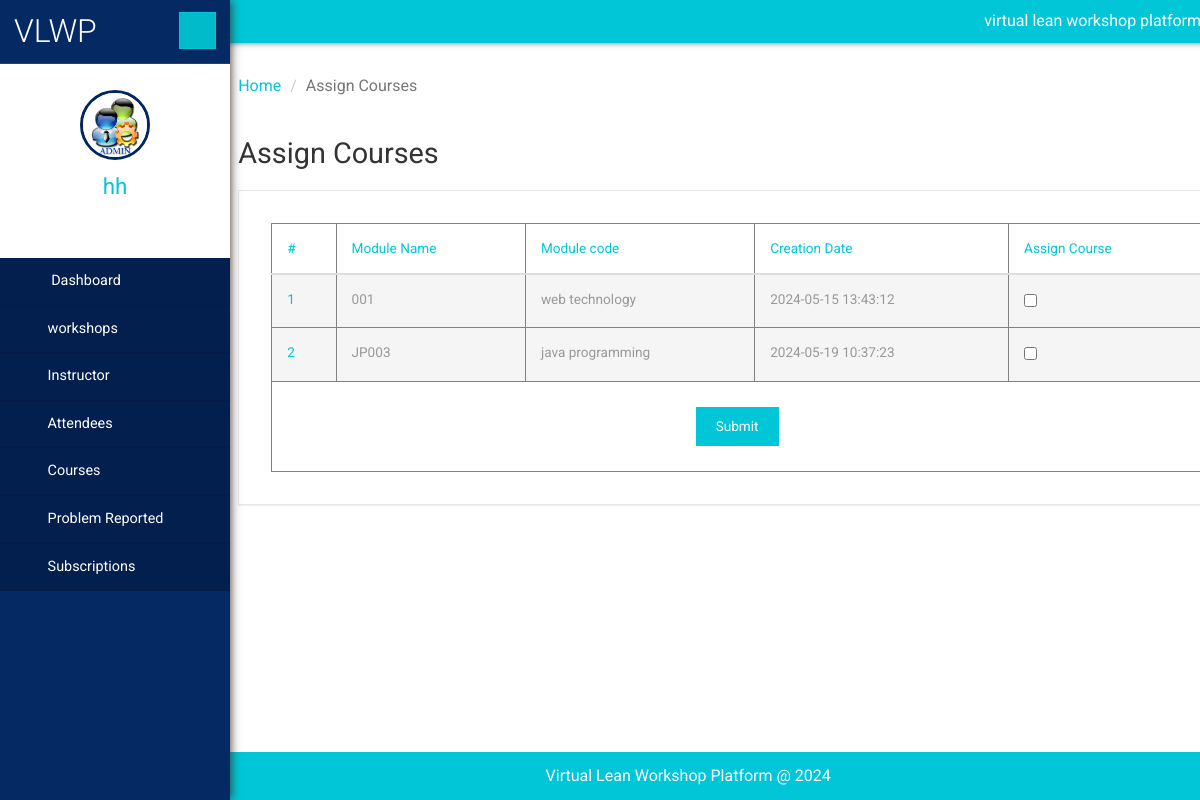
Screenshot of /admin/assignModules2.php (signed in) with the database file from the repository.
### tables this page shows
CREATE TABLE `modules` (
  `ModuleID` int(11) NOT NULL,
  `Course_name` varchar(50) DEFAULT NULL,
  `Course_code` varchar(6) DEFAULT NULL,
  `created_at` timestamp NOT NULL DEFAULT current_timestamp(),
  `updated_at` timestamp NOT NULL DEFAULT current_timestamp() ON UPDATE current_timestamp(),
  `created_by` varchar(30) DEFAULT NULL,
  `updated_by` varchar(30) DEFAULT NULL
);

CREATE TABLE `users` (
  `usr_id` int(11) NOT NULL,
  `email` varchar(100) NOT NULL,
  `userName` varchar(30) DEFAULT NULL,
  `password` varchar(255) DEFAULT NULL,
  `createdBy` varchar(30) NOT NULL,
  `created_at` timestamp NOT NULL DEFAULT current_timestamp(),
  `updated_at` timestamp NOT NULL DEFAULT current_timestamp() ON UPDATE current_timestamp()
);

### admin/assignModules2.php (the view, shortened to what this page needs)
<?php
include('includes/dbconnection.php');
?>
<!DOCTYPE HTML>
<html>
<head>
    <link href="css/bootstrap.min.css" rel='stylesheet' type='text/css' />
    <link href="css/style.css" rel='stylesheet' type='text/css' />
    <link href="css/font-awesome.css" rel="stylesheet">
    <link rel="stylesheet" href="css/icon-font.min.css" type='text/css' />
</head>
<body>
    <div class="page-container">
        <div class="left-content">
            <div class="inner-content">
                <?php include_once('includes/header.php');?>
                <div class="outter-wp">
                    <div class="sub-heard-part">
                        <ol class="breadcrumb m-b-0">
                            <li><a href="dashboard.php">Home</a></li>
                            <li class="active">Assign Courses</li>
                        </ol>
                    </div>
                    <div class="graph-visual tables-main">
                        <h3 class="inner-tittle two"> Assign Courses</h3>
                        <div class="graph">
                            <div class="tables">
                                <form method="post">
                                    <table class="table" border="1">
                                        <thead>
                                            <tr>
                                                <th>#</th>
                                                <th>Module Name</th>
                                                <th>Module code</th>
                                                <th>Creation Date</th>
                                                <th>Assign Course</th>
                                            </tr>
                                        </thead>
                                        <tbody>
                                            <?php
                                                $sql = "SELECT * FROM modules";
                                                $result = $connection->query($sql);
                                                if ($result->num_rows > 0) {
                                                    $cnt = 1;
                                                    while ($row1 = $result->fetch_assoc()) {
                                                        echo "<tr class='active'><th scope='row'>" . $cnt . "</th><td>" . $row1["Course_code"] . "</td><td>" . $row1["Course_name"] . "</td><td>" . $row1["created_at"] . "</td><td><input type='checkbox' name='mids[]' value='" . $row1["ModuleID"] . "'></td></tr>";
                                                        $cnt++;
                                                    }
                                                } else {
                                                    echo "0 results";
                                                }
                                            ?>
                                            <tr>
                                                <td colspan="5" align="center">
                                                    <button type="submit" name="submit" class="btn btn-default">Submit</button>
                                                </td>
                                            </tr>
                                        </tbody>
                                    </table>
                                </form>
                            </div>
                        </div>
                    </div>
                </div>
                <?php include_once('includes/footer.php');?>
            </div>
        </div>
        <?php include_once('includes/sidebar.php');?>
    </div>
</body>
</html>

### admin/includes/sidebar.php (shortened to what this page needs)
<?php
include('includes/dbconnection.php');
    $user = $_SESSION['user'];
    $stmt = $connection->prepare("SELECT * FROM users WHERE usr_id = ?");
    $stmt->bind_param("s", $user);
    $stmt->execute();
    $result = $stmt->get_result();
    if ($result->num_rows > 0) {
        $row = $result->fetch_assoc();
    }else{
    header("index.php");
    }
?>
 <div class="sidebar-menu">
    <header class="logo">
        <a href="#" class="sidebar-icon"> <span class="fa fa-bars"></span> </a> <a href="dashboard.php"> <span id="logo"> <h1>VLWP</h1></span>
        </a>
    </header>
    <div class="down">
        <a href="dashboard.php"><img src="images/images.jpg" height="70" width="70"></a>
        <a href="dashboard.php"><span class=" name-caret"><?php echo $row['userName']; ?></span></a>
        <ul>
            <li><a class="tooltips" href="admin-profile.php"><span>Profile</span><i class="lnr lnr-user"></i></a></li>
            <li><a class="tooltips" href="change-password.php"><span>Settings</span><i class="lnr lnr-cog"></i></a></li>
            <li><a class="tooltips" href="logout.php"><span>Log out</span><i class="lnr lnr-power-switch"></i></a></li>
        </ul>
    </div>
    <div class="menu">
        <ul id="menu" >
            <li><a href="dashboard.php"><i class="fa fa-tachometer"></i> <span>Dashboard</span></a></li>
            <li id="menu-academico" ><a href="#"><i class="fa fa-user"></i><span>workshops</span> <span class="fa fa-angle-right" style="float: right"></span></a>
            </li>
            <li id="menu-academico" ><a href="#"><i class="fa fa-user"></i><span>Instructor</span> <span class="fa fa-angle-right" style="float: right"></span></a>
            </li>
            <li id="menu-academico" ><a href="#"><i class="fa fa-user"></i><span>Attendees</span> <span class="fa fa-angle-right" style="float: right"></span></a>
            </li>
            <li id="menu-academico" ><a href="#"><i class="fa fa-file-text-o"></i><span>Courses</span> <span class="fa fa-angle-right" style="float: right"></span></a>
            </li>
            <li id="menu-academico" ><a href="#"><i class="fa fa-file-text-o"></i><span>Problem Reported</span> <span class="fa fa-angle-right" style="float: right"></span></a>
            </li>
             <li id="menu-academico" ><a href="#"><i class="fa fa-file-text-o"></i><span>Subscriptions</span> <span class="fa fa-angle-right" style="float: right"></span></a>
    </div>
</div>

### rows the page displays
modules: Course_code "001", Course_name "web technology", created_at "2024-05-15 13:43:12"
modules: Course_code "JP003", Course_name "java programming", created_at "2024-05-19 10:37:23"
users: userName "hh"
